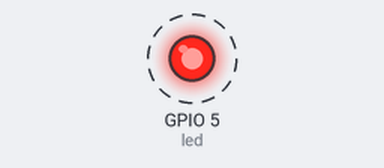
A program run on a simulated ESP32 board running MicroPython. Shown: output pins drawn as LEDs (lit = HIGH). Wiring (from the project's diagram.json): red LED on GPIO 5. Dashed ring = blinking.

Above: at 0.2 s.
Timing chart, 0 to 3.0 s (numbered marks = the images above):
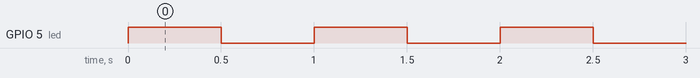

Measured:
- by itself, GPIO 5 (led): alternates HIGH for 0.50 s and LOW for 0.50 s

The program:

main.py
```python
from machine import Pin
import time

led = Pin(5, Pin.OUT)   # GPIO5 設為輸出

while True:
    led.on()            # 點亮
    time.sleep(0.5)     # 等 0.5 秒
    led.off()           # 熄滅
    time.sleep(0.5)     # 等 0.5 秒
```
